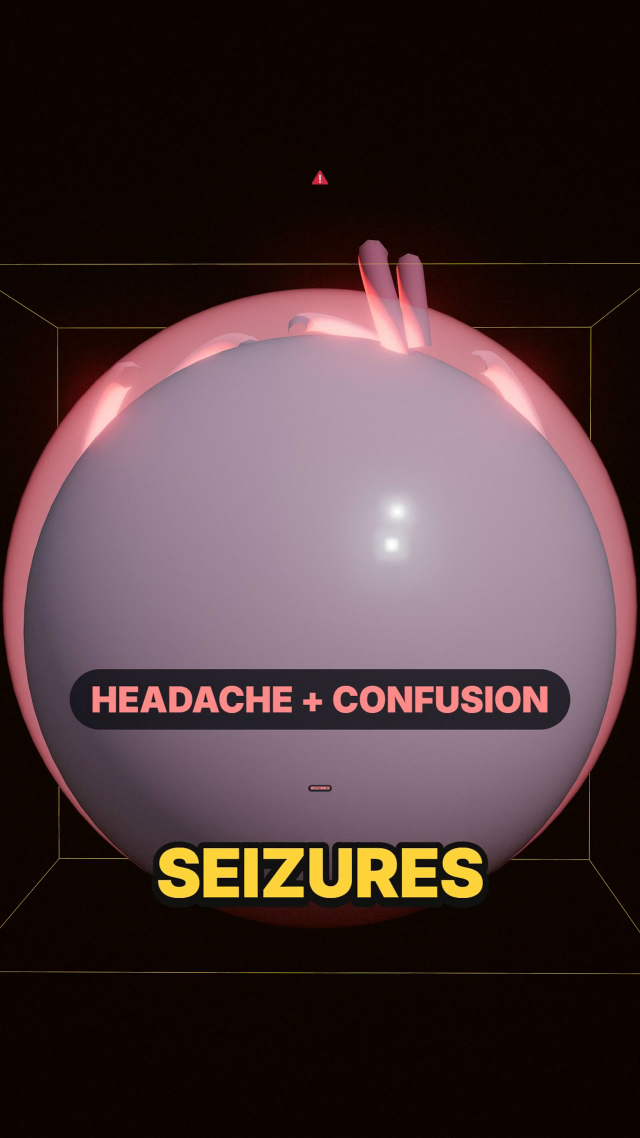
#> input picture episodes/2026-11-21-too-much-water/thumb_yt.jpg, 1280 x 2276 px (shown at 1/2 size)
$ python -i make_brand_kit.py   (imports and definitions only)
#> lines starting #> are read from the running program, lines starting #| are printed output that depends on the picture; after the words box and inside, x2 and y2 are one past the last pixel; in counts of white or black regions, pixels touching at a corner belong together
#> further down, picture is the input picture: PIL image 1280x2276 RGB; mean R, G, B 72.9, 53.2, 55.1
#!/usr/bin/env python3
"""BodyQuest 3D brand kit: avatar.png (800x800) + banner.png (2560x1440), drawn with PIL.

Design system (channel-config.json brand): navy #0B1016 base, cyan #4FD1E8 x-ray glow,
gold #FFD43B heart accent, Inter Black / ExtraBold type. Flat premium icon look.
"""
import os
from PIL import Image, ImageDraw, ImageFilter, ImageFont

HERE = os.path.dirname(os.path.abspath(__file__))
FONT_BLACK = r"C:\fsh\crack-knuckles\fonts\Inter-Black.otf"
FONT_XB = r"C:\fsh\crack-knuckles\fonts\Inter-ExtraBold.otf"
NAVY, CYAN, CYAN_DIM, GOLD, WHITE = "#0B1016", "#4FD1E8", "#1E4E5C", "#FFD43B", "#F5F7FF"
RGB = lambda hexs: (*tuple(int(hexs[i:i + 2], 16) for i in (1, 3, 5)),)


# [49 lines left out: functions body, draw_body, glow_paste, heart, not called in this run]


def vignette(img, strength=0.5):
#> called with strength = 0.5
    w, h = img.size
#> w = 1280; h = 2276
    mask = Image.new("L", (w, h), 0)
#> mask: PIL image 1280x2276 L; every value is 0
    ImageDraw.Draw(mask).ellipse((-w * 0.12, -h * 0.12, w * 1.12, h * 1.12), fill=255)
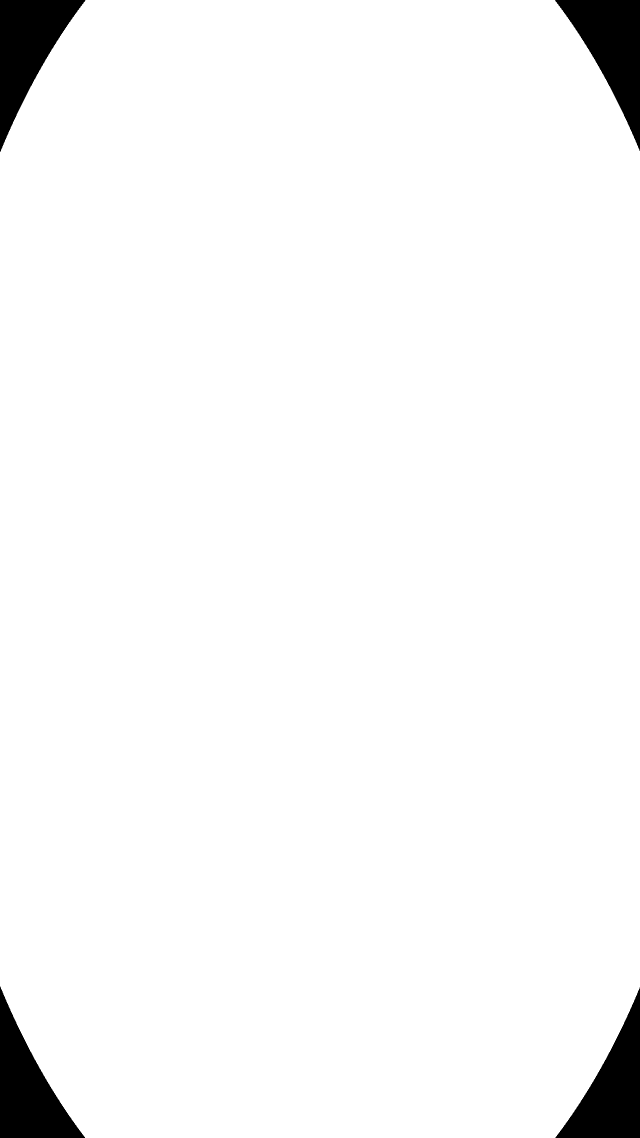
#> mask: PIL image 1280x2276 L (shown at 1/2 size); 96.8% white; 4 black regions, box (x1, y1, x2, y2) and area: (0, 0, 171, 304) 23502, (0, 1973, 170, 2276) 23331, (1110, 0, 1280, 302) 23198, (1111, 1975, 1280, 2276) 23028
    mask = mask.filter(ImageFilter.GaussianBlur(min(w, h) * 0.3))
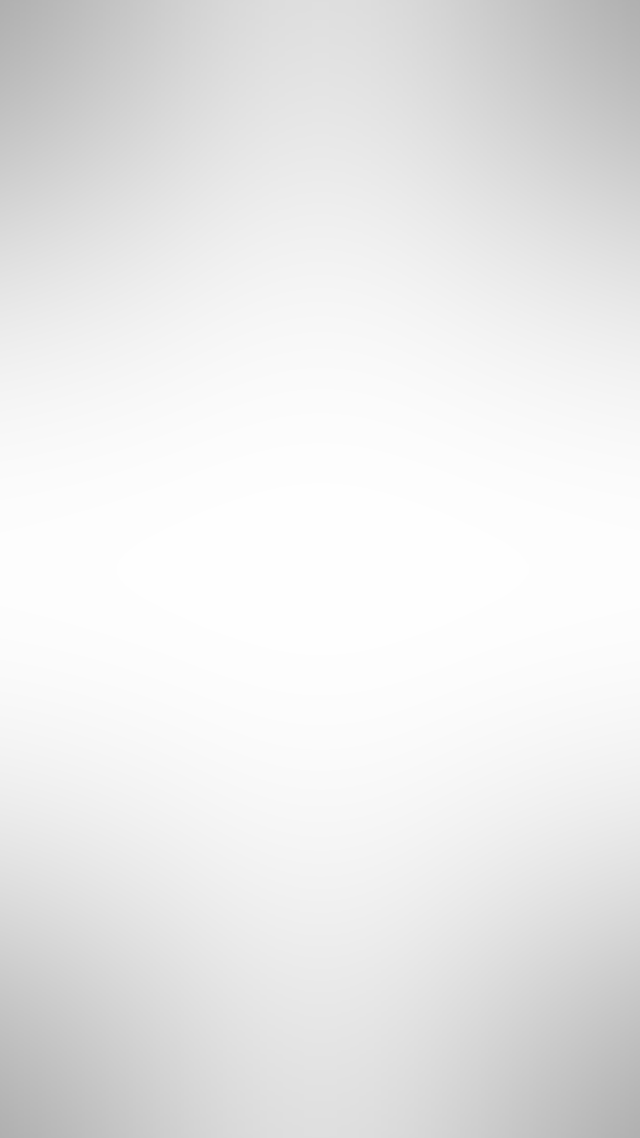
#> mask: PIL image 1280x2276 L (shown at 1/2 size); min 175, max 254, mean 233.6
    dark = Image.new("RGBA", (w, h), (0, 0, 0, 0))
#> dark: PIL image 1280x2276 RGBA; every value is 0
    dark.putalpha(Image.eval(mask, lambda v: int(255 * strength * (1 - v / 255))))
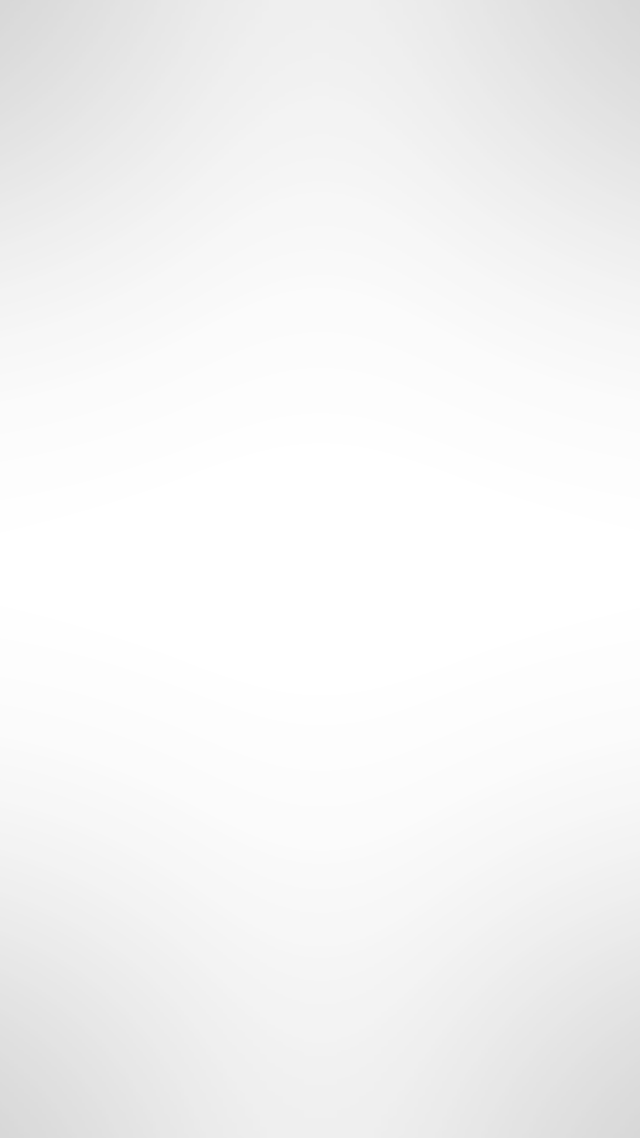
#> dark: PIL image 1280x2276 RGBA (shown at 1/2 size); mean R, G, B, A 0, 0, 0, 10.3; transparent parts drawn white
    return Image.alpha_composite(img.convert("RGBA"), dark)


# [46 lines left out: functions avatar, banner, not called in this run]


# [2 lines not run here, left out]

>>> from PIL import Image
>>> picture = Image.open('../episodes/2026-11-21-too-much-water/thumb_yt.jpg')
>>> result = vignette(picture)
